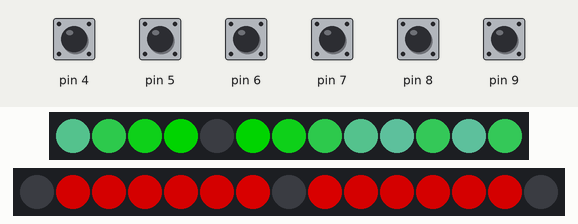
A sketch run on a simulated Arduino Uno, built with avr-gcc and run on an emulated ATmega328P. Parts: 13 RGB LEDs in strip order, left to right, 15 RGB LEDs in strip order, left to right. The inputs (shaded band) are chosen by the test bench; at power-on: pin 4–9 HIGH. Dim RGB values are drawn brighter than linear.

Above: at 4.2 s.
4.3 s: pin 4 pulled LOW for 0.15 s
At 4.43 s:
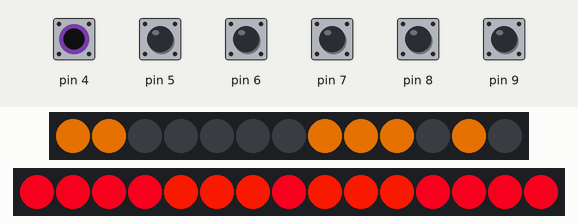
At 4.79 s:
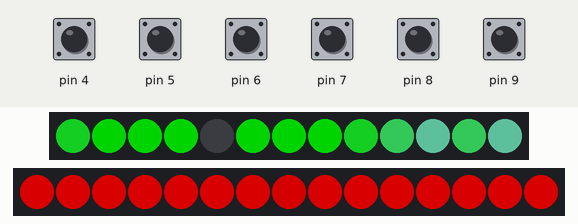
5.0 s: pin 5 pulled LOW for 0.15 s
5.7 s: pin 4 pulled LOW for 1 s
At 6.02 s:
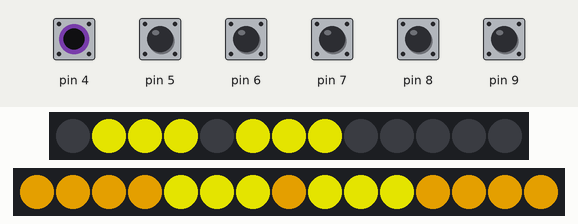
7.3 s: pin 5 pulled LOW for 1 s
8.9 s: pin 5 pulled LOW for 0.15 s
9.6 s: pin 4 pulled LOW for 0.15 s
At 9.8 s:
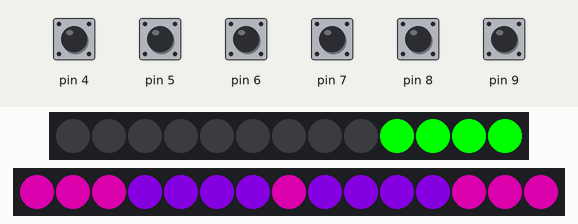

Measured:
- after the input at 4.3 s, the LEDs: change after 0.05 s (image 1)
- after the input at 5.7 s, the LEDs: first change at once (image 3 shows a later state)
- after the input at 9.6 s, the LEDs: first change after 0.05 s (image 4 shows a later state)

The sketch:

Baum_v1.1.ino
```cpp
#define FASTLED_ALLOW_INTERRUPTS 0
#include <FastLED.h>

#define LED_PIN_TREE     10
#define NUM_LEDS_TREE    13
#define LED_PIN_STAR     11
#define NUM_LEDS_STAR    15
#define LED_TYPE    WS2811
#define COLOR_ORDER GRB

extern const TProgmemPalette16 ForestTree_p PROGMEM;
CRGB ledsTree[NUM_LEDS_TREE];
CRGB ledsStar[NUM_LEDS_STAR];


//int ledSideBySideStar[3][7] =  {{ 6, 5, 4, 3, 2, 1, 0},
//                                { 8, 9,10,11,12,13,14},
//                                { 7,-1,-1,-1,-1,-1,-1}};


int ledSideBySideTree[3][6] =  {{ 12,11, 0, 1, 2, 3},
                                { 10, 9, 8, 7, 6, 5},
                                {  4,-1,-1,-1,-1,-1,}};

int ledSideBySideStar[3][7] =  {{  0, 1, 2, 3, 4, 5, 6},
                                { 14,13,12,11,10, 9, 8},
                                { 7,-1,-1,-1,-1,-1,-1}};

// This example shows several ways to set up and use 'palettes' of colors
// with FastLED.
//
// These compact palettes provide an easy way to re-colorize your
// animation on the fly, quickly, easily, and with low overhead.
//
// USING palettes is MUCH simpler in practice than in theory, so first just
// run this sketch, and watch the pretty lights as you then read through
// the code.  Although this sketch has eight (or more) different color schemes,
// the entire sketch compiles down to about 6.5K on AVR.
//
// FastLED provides a few pre-configured color palettes, and makes it
// extremely easy to make up your own color schemes with palettes.
//
// Some notes on the more abstract 'theory and practice' of
// FastLED compact palettes are at the bottom of this file.


CRGBPalette16 currentPaletteTree;
TBlendType    currentBlendingTree;

CRGBPalette16 currentPaletteStar;
TBlendType    currentBlendingStar;

uint8_t brightnessTree = 255;
uint8_t brightnessStar = 255;
uint8_t UPDATES_PER_SECOND = 5;

int Switch_1;
int Switch_2;


void setup() {
    delay( 3000 ); // power-up safety delay
    FastLED.addLeds<LED_TYPE, LED_PIN_TREE, COLOR_ORDER>(ledsTree, NUM_LEDS_TREE).setCorrection( TypicalLEDStrip );
    FastLED.addLeds<LED_TYPE, LED_PIN_STAR, COLOR_ORDER>(ledsStar, NUM_LEDS_STAR).setCorrection( TypicalLEDStrip );
    FastLED.setBrightness(0);

    currentPaletteTree = RainbowStripeColors_p;
    currentBlendingTree = NOBLEND;
    currentPaletteStar = LavaColors_p;
    currentBlendingStar = NOBLEND;

    pinMode(4, INPUT_PULLUP);
    pinMode(5, INPUT_PULLUP);
    pinMode(6, INPUT_PULLUP);
    pinMode(7, INPUT_PULLUP);
    pinMode(8, INPUT_PULLUP);
    pinMode(9, INPUT_PULLUP);
    Serial.begin(9600);
}


void loop()
{
    static uint8_t startIndexTree = 0;
    static uint8_t startIndexStar = 0;

    Switch_1 = !digitalRead(7) * 3 + !digitalRead(8) * 2 + !digitalRead(9) * 1;
    Switch_2 = !digitalRead(4) * 3 + !digitalRead(5) * 2 + !digitalRead(6) * 1;

  switch (Switch_1) {
  case 1:
    brightnessTree = 50;
    brightnessStar = 5;
    break;
  case 2:
    brightnessTree = 100;
    brightnessStar = 20;
    break;
  case 3:
    brightnessTree = 255;
    brightnessStar = 100;
    break;
  default:
    brightnessTree = 255;
    brightnessStar = 255;
}

 switch (Switch_2) {
  case 1:
    UPDATES_PER_SECOND = 20;
    currentPaletteTree = ForestTree_p;
    currentBlendingTree = LINEARBLEND;
    currentPaletteStar = LavaColors_p;
    currentBlendingStar = NOBLEND;
    break;
  case 2:
    UPDATES_PER_SECOND = 10;
    currentPaletteTree = ForestColors_p;
    currentBlendingTree = LINEARBLEND;
    currentPaletteStar = CloudColors_p;
    currentBlendingStar = LINEARBLEND;
    break;
  case 3:
    UPDATES_PER_SECOND = 10;
    currentPaletteTree = RainbowStripeColors_p;
    currentBlendingTree = NOBLEND;
    currentPaletteStar = PartyColors_p;
    currentBlendingStar = NOBLEND;
    break;
  default:
    UPDATES_PER_SECOND = 20;
    currentPaletteTree = ForestTree_p;
    currentBlendingTree = LINEARBLEND;
    currentPaletteStar = LavaColors_p;
    currentBlendingStar = NOBLEND;
}

   FastLED.setBrightness(255);

    startIndexTree = startIndexTree + 1; /* motion speed */
    FillLEDsFromPaletteColorsTree(startIndexTree);
    FastLED.show();

    for( int i = 0; i < 2; i++) {
      startIndexStar = startIndexStar + 1; /* motion speed */
      FillLEDsFromPaletteColorsStar(startIndexStar);
      FastLED.show();
      FastLED.delay(1000 / UPDATES_PER_SECOND / 2);
    }

}

void FillLEDsFromPaletteColorsTree( uint8_t colorIndex)
{
    ledsTree[ledSideBySideStar[2][0]] = ColorFromPalette( currentPaletteTree, colorIndex, brightnessTree, currentBlendingTree);
    colorIndex += 3;
    for( int i = 0; i <= 5; i++) {//        Serial.print("i=");
        ledsTree[ledSideBySideTree[0][i]] = ColorFromPalette( currentPaletteTree, colorIndex, brightnessTree, currentBlendingTree);
        ledsTree[ledSideBySideTree[1][i]] = ColorFromPalette( currentPaletteTree, colorIndex, brightnessTree, currentBlendingTree);
        colorIndex += 5;
    }
}

void FillLEDsFromPaletteColorsStar( uint8_t colorIndex)
{
    ledsStar[ledSideBySideStar[2][0]] = ColorFromPalette( currentPaletteStar, colorIndex, brightnessStar, currentBlendingStar);
    colorIndex += 3;
    for( int i = 0; i <= 6; i++) {
        ledsStar[ledSideBySideStar[0][i]] = ColorFromPalette( currentPaletteStar, colorIndex, brightnessStar, currentBlendingStar);
        ledsStar[ledSideBySideStar[1][i]] = ColorFromPalette( currentPaletteStar, colorIndex, brightnessStar, currentBlendingStar);
        colorIndex += 3;
    }
}

const TProgmemPalette16 ForestTree_p PROGMEM =
{
    CRGB::Green,
    CRGB::Green, // 'white' is too bright compared to red and blue
    CRGB::DarkSlateGray,
    CRGB::Green,

    CRGB::Green,
    CRGB::Green,
    CRGB::GreenYellow,
    CRGB::Green,

    CRGB::Green,
    CRGB::Green,
    CRGB::Olive,
    CRGB::Green,

    CRGB::Green,
    CRGB::Green,
    CRGB::YellowGreen,
    CRGB::Green
};
```
